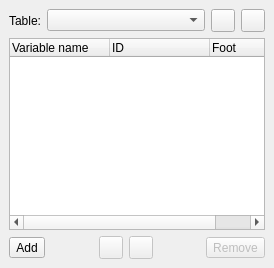
  <widget class="QDockWidget" name="dw_tables" >
   <property name="allowedAreas" >
    <set>Qt::LeftDockWidgetArea|Qt::RightDockWidgetArea</set>
   </property>
   <property name="windowTitle" >
    <string>Tables</string>
   </property>
   <attribute name="dockWidgetArea" >
    <number>2</number>
   </attribute>
   <widget class="QWidget" name="dwc_tables" >
    <layout class="QVBoxLayout" name="verticalLayout_3" >
     <item>
      <layout class="QHBoxLayout" name="horizontalLayout_2" >
       <item>
        <widget class="QLabel" name="lbl_table_edit" >
         <property name="sizePolicy" >
          <sizepolicy vsizetype="Preferred" hsizetype="Maximum" >
           <horstretch>0</horstretch>
           <verstretch>0</verstretch>
          </sizepolicy>
         </property>
         <property name="text" >
          <string>Table:</string>
         </property>
        </widget>
       </item>
       <item>
        <widget class="QComboBox" name="cb_table_edit" />
       </item>
       <item>
        <widget class="QToolButton" name="tbtn_add_table" />
       </item>
       <item>
        <widget class="QToolButton" name="tbtn_remove_table" />
       </item>
      </layout>
     </item>
     <item>
      <widget class="QTreeWidget" name="trw_table_variables" >
       <property name="indentation" >
        <number>0</number>
       </property>
       <column>
        <property name="text" >
         <string>Variable name</string>
        </property>
       </column>
       <column>
        <property name="text" >
         <string>ID</string>
        </property>
       </column>
       <column>
        <property name="text" >
         <string>Foot</string>
        </property>
       </column>
      </widget>
     </item>
     <item>
      <layout class="QHBoxLayout" name="horizontalLayout_3" >
       <item>
        <widget class="QToolButton" name="tbtn_table_add_variable" >
         <property name="text" >
          <string>Add</string>
         </property>
         <property name="icon" >
          <iconset resource="resources.qrc" >
           <normaloff>:/images/images/variable_add.png</normaloff>:/images/images/variable_add.png</iconset>
         </property>
         <property name="popupMode" >
          <enum>QToolButton::InstantPopup</enum>
         </property>
         <property name="toolButtonStyle" >
          <enum>Qt::ToolButtonTextBesideIcon</enum>
         </property>
        </widget>
       </item>
       <item>
        <spacer name="horizontalSpacer_3" >
         <property name="orientation" >
          <enum>Qt::Horizontal</enum>
         </property>
         <property name="sizeHint" stdset="0" >
          <size>
           <width>40</width>
           <height>20</height>
          </size>
         </property>
        </spacer>
       </item>
       <item>
        <widget class="QToolButton" name="tbtn_table_move_up" >
         <property name="enabled" >
          <bool>false</bool>
         </property>
         <property name="icon" >
          <iconset resource="resources.qrc" >
           <normaloff>:/images/images/up16.png</normaloff>:/images/images/up16.png</iconset>
         </property>
        </widget>
       </item>
       <item>
        <widget class="QToolButton" name="tbtn_table_move_down" >
         <property name="enabled" >
          <bool>false</bool>
         </property>
         <property name="icon" >
          <iconset resource="resources.qrc" >
           <normaloff>:/images/images/down16.png</normaloff>:/images/images/down16.png</iconset>
         </property>
        </widget>
       </item>
       <item>
        <spacer name="horizontalSpacer_11" >
         <property name="orientation" >
          <enum>Qt::Horizontal</enum>
         </property>
         <property name="sizeHint" stdset="0" >
          <size>
           <width>40</width>
           <height>20</height>
          </size>
         </property>
        </spacer>
       </item>
       <item>
        <widget class="QToolButton" name="tbtn_table_remove_variable" >
         <property name="enabled" >
          <bool>false</bool>
         </property>
         <property name="text" >
          <string>Remove</string>
         </property>
         <property name="icon" >
          <iconset resource="resources.qrc" >
           <normaloff>:/images/images/variable_remove.png</normaloff>:/images/images/variable_remove.png</iconset>
         </property>
         <property name="toolButtonStyle" >
          <enum>Qt::ToolButtonTextBesideIcon</enum>
         </property>
        </widget>
       </item>
      </layout>
     </item>
    </layout>
   </widget>
  </widget>
